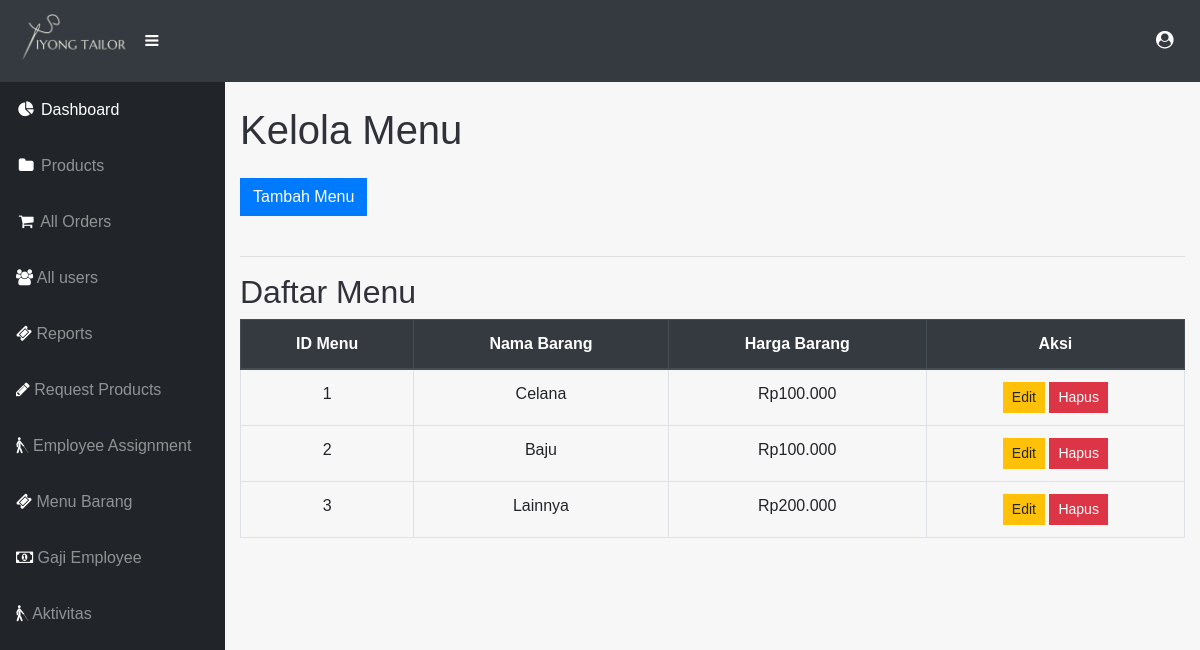
The page /admin/admin_menu.php (signed in) on the database its author committed.
### tables this page shows
CREATE TABLE `menu` (
  `menu_id` int(11) NOT NULL,
  `nama_barang` varchar(100) DEFAULT NULL,
  `harga_barang` int(11) DEFAULT NULL
);

### admin/admin_menu.php (the view, shortened to what this page needs)
<?php
include './inc/db_connect.php';
include './inc/header.php';
include './inc/sidebar.php';
$user_id = $_SESSION['user_id'];
mysqli_query($conn, "SET @user_id = $user_id");
$menu_query = "SELECT * FROM menu ORDER BY menu_id ASC";
$result = mysqli_query($conn, $menu_query);
?>
<div class="container my-4">
    <h1 class="mb-4">Kelola Menu</h1>
    <button class="btn btn-primary mb-4" data-toggle="modal" data-target="#addMenuModal">Tambah Menu</button>
    <hr>
    <h2>Daftar Menu</h2>
    <table class="table table-bordered">
        <thead class="thead-dark">
            <tr>
                <th>ID Menu</th>
                <th>Nama Barang</th>
                <th>Harga Barang</th>
                <th>Aksi</th>
            </tr>
        </thead>
        <tbody>
            <?php while ($row = mysqli_fetch_assoc($result)) { ?>
                <tr>
                    <td><?php echo $row['menu_id']; ?></td>
                    <td><?php echo $row['nama_barang']; ?></td>
                    <td>Rp<?php echo number_format($row['harga_barang'], 0, ',', '.'); ?></td>
                    <td>
                        <button type="button" class="btn btn-warning btn-sm" data-toggle="modal" data-target="#editMenuModal" data-id="<?php echo $row['menu_id']; ?>" data-nama="<?php echo $row['nama_barang']; ?>" data-harga="<?php echo $row['harga_barang']; ?>">Edit</button>
                        <a href="?delete=<?php echo $row['menu_id']; ?>" class="btn btn-danger btn-sm" onclick="return confirm('Hapus menu ini?');">Hapus</a>
                    </td>
                </tr>
            <?php } ?>
        </tbody>
    </table>
</div>

### css/styles.css (style rules this page uses)
body { background-color: #F7F7F7; color:#30323A; font-family: 'Titillium Web', sans-serif; }
a { color: #30323A; outline: none; }
.btn { border-radius: 0; }
a, a img ,.product, div { outline : none !important; }

### rows shown on the page
menu: menu_id "1", nama_barang "Celana", harga_barang "100.000"
menu: menu_id "2", nama_barang "Baju", harga_barang "100.000"
menu: menu_id "3", nama_barang "Lainnya", harga_barang "200.000"
